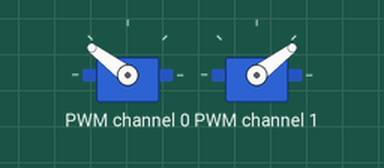
Recording of a program running on a simulated Raspberry Pi (BCM pin numbers). Parts: 2 × servo. Servo angles are drawn from the pulse width (0.5 ms = 0°, 2.5 ms = 180°); what the program prints to the terminal is not drawn. At 20.3 s the program stops and its outputs stay as they are.

Above: at 2.13 s.
At 7.6 s:
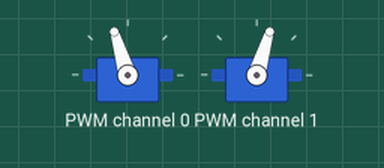
At 12.05 s:
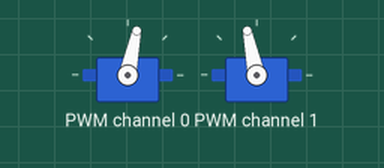
At 20.3 s:
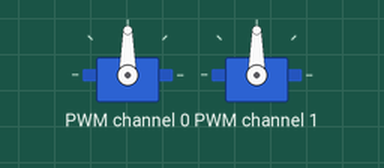
Timing chart, 0 to 21.8 s (numbered marks = the images above):
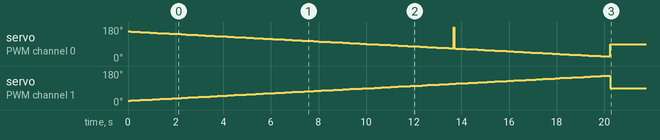

Measured:
- by itself, servo on PWM channel 1: rises from 23° to 156° in 20.0 s, then falls to 90° in 0.10 s
- by itself, servo on PWM channel 0: 157° → 156° at 0.11 s, → 155° 0.10 s later, → 154° 0.10 s later, → 153° 0.20 s later, … (136 changes in this stretch)

The program:

i2c.py
```python
import smbus
import time
import math

class I2C():


    def __init__(self,frequency=50):
        self.address = 0x40 #address of the PCA9685
        self.pre_scale_reg=0xFE
        self.mode1_reg = 0x00

        #these registers are regular so could manage with just led0_on_l
        #and then addition for all others, however led0 and 1 in completion
        #for clairty in setSpeeds, they go up to led15 on board
        self.led0_on_l=0x06
        self.led0_on_h=0x07
        self.led0_off_l=0x08
        self.led0_off_h=0x09
        self.led1_on_l=0x0A
        self.led1_on_h=0x0B
        self.led1_off_l=0x0C
        self.led1_off_h=0x0D

        self.bus=smbus.SMBus(0) #open the bus on /dev/i2c-0
        self.frequency=frequency
        self.pre_scale=25000000.0 #clock is at 25 MHz
        self.pre_scale /=4096 #there are 4096 divisions
        self.pre_scale /= frequency #adjust to the frequency we want
        self.pre_scale -=1 # subtract 1 to ensure we do not exceed limit
        self.pre_scale = int(math.floor(self.pre_scale))
        self.bus.write_byte_data(self.address,self.pre_scale_reg,self.pre_scale) #set value
        time.sleep(0.005) #at least 500 microseconds required for set
        self.bus.write_byte_data(self.address,self.mode1_reg,0x80) #set to normal mode

        #set first 2 servos to trigger on clock edges to turn on
        self.bus.write_byte_data(self.address,self.led0_on_l,0x00)
        self.bus.write_byte_data(self.address,self.led0_on_h,0x00)
        self.bus.write_byte_data(self.address,self.led1_on_l,0x00)
        self.bus.write_byte_data(self.address,self.led1_on_h,0x00)

    def setSpeeds(self,leftSpeed=0,rightSpeed=0):

        #Takes as arguments a speed between -100 and +100

        #PCA6985 does PWM out of 4096 and servos take pulses with centre
        #around 1.5 ms with ~0.75ms either side
        #this function assumes frequency is at 50 Hz for servos expecting
        #pulses every 20ms
        rightSpeed = -rightSpeed

        if leftSpeed < -100:
            self.leftSpeed = 460 #460/4096 = 0.112 * 20ms ~=2.25ms
        elif leftSpeed >= 100:
            self.leftSpeed = 155 # 155/4096 = 0.038 * 20ms ~= 0.76ms
        else:
            self.leftSpeed = 307 - int(leftSpeed*1.52)
            #1.5ms plus adjustment according to percent speed
            # *1.52 as 155, 460 are ~152 either side so full range

        if rightSpeed < -100:
            self.rightSpeed = 460
        elif rightSpeed >= 100:
            self.rightSpeed = 155
        else:
            self.rightSpeed = 307 - int(rightSpeed*1.52)

        #print("percentage speed: " + str(leftSpeed))
        #print(self.leftSpeed)
        self.bus.write_byte_data(self.address,self.led0_off_l,self.leftSpeed)
        self.bus.write_byte_data(self.address,self.led0_off_h,self.leftSpeed>>8)
        self.bus.write_byte_data(self.address,self.led1_off_l,self.rightSpeed)
        self.bus.write_byte_data(self.address,self.led1_off_h,self.rightSpeed>>8)

    def setPWM(self,ledNum,ticksOn):
        #use this to set PWM on a specific port, numbered from 0
        #usage instantiaedclass.setPWM(3,2048) turns on led3 for 2048 out of 4096 ticks
        #i.e. sets it to half brightness. If using this for LEDs you may
        #want to use a higher frequency to avoid flicker
        #this should mean you should also set servo speeds manually
        #as setSpeeds assumes 50 Hz
        assert(ledNum < 16)
        assert(ledNum >=0)
        assert(ticksOn<4096)

        self.bus.write_byte_data(self.address,(self.led0_off_l + 4*ledNum),ticksOn)
        self.bus.write_byte_data(self.address,(self.led0_off_h + 4*ledNum),ticksOn>>8)


if __name__ == "__main__":
    print("running i2c test")
    servos = I2C(50)
    for i in range(-100,100):
        servos.setSpeeds(i,i)
        time.sleep(0.1)
    servos.setSpeeds(0,0)
```
